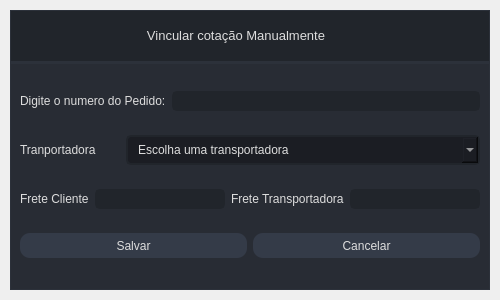
<?xml version="1.0" encoding="UTF-8"?>
<ui version="4.0">
 <author>Wanderson M. Pimenta</author>
 <class>Ui_VinculaPedidoManual</class>
 <widget class="QMainWindow" name="Ui_VinculaPedidoManual">
  <property name="geometry">
   <rect>
    <x>0</x>
    <y>0</y>
    <width>500</width>
    <height>300</height>
   </rect>
  </property>
  <property name="minimumSize">
   <size>
    <width>500</width>
    <height>300</height>
   </size>
  </property>
  <property name="maximumSize">
   <size>
    <width>500</width>
    <height>300</height>
   </size>
  </property>
  <property name="windowTitle">
   <string>MainWindow</string>
  </property>
  <widget class="QWidget" name="styleSheet">
   <property name="minimumSize">
    <size>
     <width>500</width>
     <height>250</height>
    </size>
   </property>
   <property name="maximumSize">
    <size>
     <width>500</width>
     <height>300</height>
    </size>
   </property>
   <property name="font">
    <font>
     <pointsize>10</pointsize>
     <italic>false</italic>
     <bold>false</bold>
    </font>
   </property>
   <property name="styleSheet">
    <string notr="true">/* /////////////////////////////////////////////////////////////////////////////////////////////////

SET APP STYLESHEET - FULL STYLES HERE
DARK THEME - DRACULA COLOR BASED

///////////////////////////////////////////////////////////////////////////////////////////////// */

QWidget{
	color: rgb(221, 221, 221);
	font: 10pt &quot;Segoe UI&quot;;
}

/* /////////////////////////////////////////////////////////////////////////////////////////////////
Tooltip */
QToolTip {
	color: #ffffff;
	background-color: rgba(33, 37, 43, 180);
	border: 1px solid rgb(44, 49, 58);
	background-image: none;
	background-position: left center;
    background-repeat: no-repeat;
	border: none;
	border-left: 2px solid rgb(255, 121, 198);
	text-align: left;
	padding-left: 8px;
	margin: 0px;
}

/* /////////////////////////////////////////////////////////////////////////////////////////////////
Bg App */
#bgApp {	
	background-color: rgb(40, 44, 52);
	border: 1px solid rgb(44, 49, 58);
}

/* /////////////////////////////////////////////////////////////////////////////////////////////////
Left Menu */
#leftMenuBg {	
	background-color: rgb(33, 37, 43);
}
#topLogo {
	background-color: rgb(33, 37, 43);
	background-image: url(:/images/images/images/PyDracula.png);
	background-position: centered;
	background-repeat: no-repeat;
}
#titleLeftApp { font: 63 12pt &quot;Segoe UI Semibold&quot;; }
#titleLeftDescription { font: 8pt &quot;Segoe UI&quot;; color: rgb(189, 147, 249); }

/* MENUS */
#topMenu .QPushButton {	
	background-position: left center;
    background-repeat: no-repeat;
	border: none;
	border-left: 22px solid transparent;
	background-color: transparent;
	text-align: left;
	padding-left: 44px;
}
#topMenu .QPushButton:hover {
	background-color: rgb(40, 44, 52);
}
#topMenu .QPushButton:pressed {	
	background-color: rgb(189, 147, 249);
	color: rgb(255, 255, 255);
}
#bottomMenu .QPushButton {	
	background-position: left center;
    background-repeat: no-repeat;
	border: none;
	border-left: 20px solid transparent;
	background-color:transparent;
	text-align: left;
	padding-left: 44px;
}
#bottomMenu .QPushButton:hover {
	background-color: rgb(40, 44, 52);
}
#bottomMenu .QPushButton:pressed {	
	background-color: rgb(189, 147, 249);
	color: rgb(255, 255, 255);
}
#leftMenuFrame{
	border-top: 3px solid rgb(44, 49, 58);
}

/* Toggle Button */
#toggleButton {
	background-position: left center;
    background-repeat: no-repeat;
	border: none;
	border-left: 20px solid transparent;
	background-color: rgb(37, 41, 48);
	text-align: left;
	padding-left: 44px;
	color: rgb(113, 126, 149);
}
#toggleButton:hover {
	background-color: rgb(40, 44, 52);
}
#toggleButton:pressed {
	background-color: rgb(189, 147, 249);
}

/* Title Menu */
#titleRightInfo { padding-left: 10px; }


/* /////////////////////////////////////////////////////////////////////////////////////////////////
Extra Tab */
#extraLeftBox {	
	background-color: rgb(44, 49, 58);
}
#extraTopBg{	
	background-color: rgb(189, 147, 249)
}

/* Icon */
#extraIcon {
	background-position: center;
	background-repeat: no-repeat;
	background-image: url(:/icons/images/icons/icon_settings.png);
}

/* Label */
#extraLabel { color: rgb(255, 255, 255); }

/* Btn Close */
#extraCloseColumnBtn { background-color: rgba(255, 255, 255, 0); border: none;  border-radius: 5px; }
#extraCloseColumnBtn:hover { background-color: rgb(196, 161, 249); border-style: solid; border-radius: 4px; }
#extraCloseColumnBtn:pressed { background-color: rgb(180, 141, 238); border-style: solid; border-radius: 4px; }

/* Extra Content */
#extraContent{
	border-top: 3px solid rgb(40, 44, 52);
}

/* Extra Top Menus */
#extraTopMenu .QPushButton {
background-position: left center;
    background-repeat: no-repeat;
	border: none;
	border-left: 22px solid transparent;
	background-color:transparent;
	text-align: left;
	padding-left: 44px;
}
#extraTopMenu .QPushButton:hover {
	background-color: rgb(40, 44, 52);
}
#extraTopMenu .QPushButton:pressed {	
	background-color: rgb(189, 147, 249);
	color: rgb(255, 255, 255);
}

/* /////////////////////////////////////////////////////////////////////////////////////////////////
Content App */
#contentTopBg{	
	background-color: rgb(33, 37, 43);
}
#contentBottom{
	border-top: 3px solid rgb(44, 49, 58);
}

/* Top Buttons */
#rightButtons .QPushButton { background-color: rgba(255, 255, 255, 0); border: none;  border-radius: 5px; }
#rightButtons .QPushButton:hover { background-color: rgb(44, 49, 57); border-style: solid; border-radius: 4px; }
#rightButtons .QPushButton:pressed { background-color: rgb(23, 26, 30); border-style: solid; border-radius: 4px; }

/* Theme Settings */
#extraRightBox { background-color: rgb(44, 49, 58); }
#themeSettingsTopDetail { background-color: rgb(189, 147, 249); }

/* Bottom Bar */
#bottomBar { background-color: rgb(44, 49, 58); }
#bottomBar QLabel { font-size: 11px; color: rgb(113, 126, 149); padding-left: 10px; padding-right: 10px; padding-bottom: 2px; }

/* CONTENT SETTINGS */
/* MENUS */
#contentSettings .QPushButton {	
	background-position: left center;
    background-repeat: no-repeat;
	border: none;
	border-left: 22px solid transparent;
	background-color:transparent;
	text-align: left;
	padding-left: 44px;
}
#contentSettings .QPushButton:hover {
	background-color: rgb(40, 44, 52);
}
#contentSettings .QPushButton:pressed {	
	background-color: rgb(189, 147, 249);
	color: rgb(255, 255, 255);
}

/* /////////////////////////////////////////////////////////////////////////////////////////////////
QTableWidget */
QTableWidget {	
	background-color: transparent;
	padding: 10px;
	border-radius: 5px;
	gridline-color: rgb(44, 49, 58);
	border-bottom: 1px solid rgb(44, 49, 60);
}
QTableWidget::item{
	border-color: rgb(44, 49, 60);
	padding-left: 5px;
	padding-right: 5px;
	gridline-color: rgb(44, 49, 60);
}
QTableWidget::item:selected{
	background-color: rgb(189, 147, 249);
}
QHeaderView::section{
	background-color: rgb(33, 37, 43);
	max-width: 30px;
	border: 1px solid rgb(44, 49, 58);
	border-style: none;
    border-bottom: 1px solid rgb(44, 49, 60);
    border-right: 1px solid rgb(44, 49, 60);
}
QTableWidget::horizontalHeader {	
	background-color: rgb(33, 37, 43);
}
QHeaderView::section:horizontal
{
    border: 1px solid rgb(33, 37, 43);
	background-color: rgb(33, 37, 43);
	padding: 3px;
	border-top-left-radius: 7px;
    border-top-right-radius: 7px;
}
QHeaderView::section:vertical
{
    border: 1px solid rgb(44, 49, 60);
}

/* /////////////////////////////////////////////////////////////////////////////////////////////////
LineEdit */
QLineEdit {
	background-color: rgb(33, 37, 43);
	border-radius: 5px;
	border: 2px solid rgb(33, 37, 43);
	padding-left: 10px;
	selection-color: rgb(255, 255, 255);
	selection-background-color: rgb(255, 121, 198);
}
QLineEdit:hover {
	border: 2px solid rgb(64, 71, 88);
}
QLineEdit:focus {
	border: 2px solid rgb(91, 101, 124);
}

/* /////////////////////////////////////////////////////////////////////////////////////////////////
PlainTextEdit */
QPlainTextEdit {
	background-color: rgb(27, 29, 35);
	border-radius: 5px;
	padding: 10px;
	selection-color: rgb(255, 255, 255);
	selection-background-color: rgb(255, 121, 198);
}
QPlainTextEdit  QScrollBar:vertical {
    width: 8px;
 }
QPlainTextEdit  QScrollBar:horizontal {
    height: 8px;
 }
QPlainTextEdit:hover {
	border: 2px solid rgb(64, 71, 88);
}
QPlainTextEdit:focus {
	border: 2px solid rgb(91, 101, 124);
}

/* /////////////////////////////////////////////////////////////////////////////////////////////////
ScrollBars */
QScrollBar:horizontal {
    border: none;
    background: rgb(52, 59, 72);
    height: 8px;
    margin: 0px 21px 0 21px;
	border-radius: 0px;
}
QScrollBar::handle:horizontal {
    background: rgb(189, 147, 249);
    min-width: 25px;
	border-radius: 4px
}
QScrollBar::add-line:horizontal {
    border: none;
    background: rgb(55, 63, 77);
    width: 20px;
	border-top-right-radius: 4px;
    border-bottom-right-radius: 4px;
    subcontrol-position: right;
    subcontrol-origin: margin;
}
QScrollBar::sub-line:horizontal {
    border: none;
    background: rgb(55, 63, 77);
    width: 20px;
	border-top-left-radius: 4px;
    border-bottom-left-radius: 4px;
    subcontrol-position: left;
    subcontrol-origin: margin;
}
QScrollBar::up-arrow:horizontal, QScrollBar::down-arrow:horizontal
{
     background: none;
}
QScrollBar::add-page:horizontal, QScrollBar::sub-page:horizontal
{
     background: none;
}
 QScrollBar:vertical {
	border: none;
    background: rgb(52, 59, 72);
    width: 8px;
    margin: 21px 0 21px 0;
	border-radius: 0px;
 }
 QScrollBar::handle:vertical {	
	background: rgb(189, 147, 249);
    min-height: 25px;
	border-radius: 4px
 }
 QScrollBar::add-line:vertical {
     border: none;
    background: rgb(55, 63, 77);
     height: 20px;
	border-bottom-left-radius: 4px;
    border-bottom-right-radius: 4px;
     subcontrol-position: bottom;
     subcontrol-origin: margin;
 }
 QScrollBar::sub-line:vertical {
	border: none;
    background: rgb(55, 63, 77);
     height: 20px;
	border-top-left-radius: 4px;
    border-top-right-radius: 4px;
     subcontrol-position: top;
     subcontrol-origin: margin;
 }
 QScrollBar::up-arrow:vertical, QScrollBar::down-arrow:vertical {
     background: none;
 }

 QScrollBar::add-page:vertical, QScrollBar::sub-page:vertical {
     background: none;
 }

/* /////////////////////////////////////////////////////////////////////////////////////////////////
CheckBox */
QCheckBox::indicator {
    border: 3px solid rgb(52, 59, 72);
	width: 15px;
	height: 15px;
	border-radius: 10px;
    background: rgb(44, 49, 60);
}
QCheckBox::indicator:hover {
    border: 3px solid rgb(58, 66, 81);
}
QCheckBox::indicator:checked {
    background: 3px solid rgb(52, 59, 72);
	border: 3px solid rgb(52, 59, 72);	
	background-image: url(:/icons/images/icons/cil-check-alt.png);
}

/* /////////////////////////////////////////////////////////////////////////////////////////////////
RadioButton */
QRadioButton::indicator {
    border: 3px solid rgb(52, 59, 72);
	width: 15px;
	height: 15px;
	border-radius: 10px;
    background: rgb(44, 49, 60);
}
QRadioButton::indicator:hover {
    border: 3px solid rgb(58, 66, 81);
}
QRadioButton::indicator:checked {
    background: 3px solid rgb(94, 106, 130);
	border: 3px solid rgb(52, 59, 72);	
}

/* /////////////////////////////////////////////////////////////////////////////////////////////////
ComboBox */
QComboBox{
	background-color: rgb(27, 29, 35);
	border-radius: 5px;
	border: 2px solid rgb(33, 37, 43);
	padding: 5px;
	padding-left: 10px;
}
QComboBox:hover{
	border: 2px solid rgb(64, 71, 88);
}
QComboBox::drop-down {
	subcontrol-origin: padding;
	subcontrol-position: top right;
	width: 25px; 
	border-left-width: 3px;
	border-left-color: rgba(39, 44, 54, 150);
	border-left-style: solid;
	border-top-right-radius: 3px;
	border-bottom-right-radius: 3px;	
	background-image: url(:/icons/images/icons/cil-arrow-bottom.png);
	background-position: center;
	background-repeat: no-reperat;
 }
QComboBox QAbstractItemView {
	color: rgb(255, 121, 198);	
	background-color: rgb(33, 37, 43);
	padding: 10px;
	selection-background-color: rgb(39, 44, 54);
}

/* /////////////////////////////////////////////////////////////////////////////////////////////////
Sliders */
QSlider::groove:horizontal {
    border-radius: 5px;
    height: 10px;
	margin: 0px;
	background-color: rgb(52, 59, 72);
}
QSlider::groove:horizontal:hover {
	background-color: rgb(55, 62, 76);
}
QSlider::handle:horizontal {
    background-color: rgb(189, 147, 249);
    border: none;
    height: 10px;
    width: 10px;
    margin: 0px;
	border-radius: 5px;
}
QSlider::handle:horizontal:hover {
    background-color: rgb(195, 155, 255);
}
QSlider::handle:horizontal:pressed {
    background-color: rgb(255, 121, 198);
}

QSlider::groove:vertical {
    border-radius: 5px;
    width: 10px;
    margin: 0px;
	background-color: rgb(52, 59, 72);
}
QSlider::groove:vertical:hover {
	background-color: rgb(55, 62, 76);
}
QSlider::handle:vertical {
    background-color: rgb(189, 147, 249);
	border: none;
    height: 10px;
    width: 10px;
    margin: 0px;
	border-radius: 5px;
}
QSlider::handle:vertical:hover {
    background-color: rgb(195, 155, 255);
}
QSlider::handle:vertical:pressed {
    background-color: rgb(255, 121, 198);
}

/* /////////////////////////////////////////////////////////////////////////////////////////////////
CommandLinkButton */
QCommandLinkButton {	
	color: rgb(255, 121, 198);
	border-radius: 5px;
	padding: 5px;
	color: rgb(255, 170, 255);
}
QCommandLinkButton:hover {	
	color: rgb(255, 170, 255);
	background-color: rgb(44, 49, 60);
}
QCommandLinkButton:pressed {	
	color: rgb(189, 147, 249);
	background-color: rgb(52, 58, 71);
}

/* /////////////////////////////////////////////////////////////////////////////////////////////////
Button */
#pagesContainer QPushButton {
	border: 2px solid rgb(52, 59, 72);
	border-radius: 5px;	
	background-color: rgb(52, 59, 72);
}
#pagesContainer QPushButton:hover {
	background-color: rgb(57, 65, 80);
	border: 2px solid rgb(61, 70, 86);
}
#pagesContainer QPushButton:pressed {	
	background-color: rgb(35, 40, 49);
	border: 2px solid rgb(43, 50, 61);
}

</string>
   </property>
   <layout class="QVBoxLayout" name="appMargins">
    <property name="spacing">
     <number>0</number>
    </property>
    <property name="leftMargin">
     <number>10</number>
    </property>
    <property name="topMargin">
     <number>10</number>
    </property>
    <property name="rightMargin">
     <number>10</number>
    </property>
    <property name="bottomMargin">
     <number>10</number>
    </property>
    <item>
     <widget class="QFrame" name="bgApp">
      <property name="styleSheet">
       <string notr="true"/>
      </property>
      <property name="frameShape">
       <enum>QFrame::NoFrame</enum>
      </property>
      <property name="frameShadow">
       <enum>QFrame::Raised</enum>
      </property>
      <layout class="QHBoxLayout" name="appLayout">
       <property name="spacing">
        <number>0</number>
       </property>
       <property name="leftMargin">
        <number>0</number>
       </property>
       <property name="topMargin">
        <number>0</number>
       </property>
       <property name="rightMargin">
        <number>0</number>
       </property>
       <property name="bottomMargin">
        <number>0</number>
       </property>
       <item>
        <widget class="QFrame" name="contentBox">
         <property name="frameShape">
          <enum>QFrame::NoFrame</enum>
         </property>
         <property name="frameShadow">
          <enum>QFrame::Raised</enum>
         </property>
         <layout class="QVBoxLayout" name="verticalLayout_2">
          <property name="spacing">
           <number>0</number>
          </property>
          <property name="leftMargin">
           <number>0</number>
          </property>
          <property name="topMargin">
           <number>0</number>
          </property>
          <property name="rightMargin">
           <number>0</number>
          </property>
          <property name="bottomMargin">
           <number>0</number>
          </property>
          <item>
           <widget class="QFrame" name="contentTopBg">
            <property name="minimumSize">
             <size>
              <width>0</width>
              <height>50</height>
             </size>
            </property>
            <property name="maximumSize">
             <size>
              <width>16777215</width>
              <height>50</height>
             </size>
            </property>
            <property name="frameShape">
             <enum>QFrame::NoFrame</enum>
            </property>
            <property name="frameShadow">
             <enum>QFrame::Raised</enum>
            </property>
            <layout class="QHBoxLayout" name="horizontalLayout">
             <property name="spacing">
              <number>0</number>
             </property>
             <property name="leftMargin">
              <number>0</number>
             </property>
             <property name="topMargin">
              <number>0</number>
             </property>
             <property name="rightMargin">
              <number>10</number>
             </property>
             <property name="bottomMargin">
              <number>0</number>
             </property>
             <item>
              <widget class="QFrame" name="leftBox">
               <property name="sizePolicy">
                <sizepolicy hsizetype="Expanding" vsizetype="Preferred">
                 <horstretch>0</horstretch>
                 <verstretch>0</verstretch>
                </sizepolicy>
               </property>
               <property name="frameShape">
                <enum>QFrame::NoFrame</enum>
               </property>
               <property name="frameShadow">
                <enum>QFrame::Raised</enum>
               </property>
               <layout class="QHBoxLayout" name="horizontalLayout_3">
                <property name="spacing">
                 <number>0</number>
                </property>
                <property name="leftMargin">
                 <number>0</number>
                </property>
                <property name="topMargin">
                 <number>0</number>
                </property>
                <property name="rightMargin">
                 <number>0</number>
                </property>
                <property name="bottomMargin">
                 <number>0</number>
                </property>
                <item>
                 <widget class="QLabel" name="titleRightInfo">
                  <property name="sizePolicy">
                   <sizepolicy hsizetype="Preferred" vsizetype="Expanding">
                    <horstretch>0</horstretch>
                    <verstretch>0</verstretch>
                   </sizepolicy>
                  </property>
                  <property name="maximumSize">
                   <size>
                    <width>16777215</width>
                    <height>45</height>
                   </size>
                  </property>
                  <property name="font">
                   <font>
                    <pointsize>10</pointsize>
                    <italic>false</italic>
                    <bold>false</bold>
                   </font>
                  </property>
                  <property name="text">
                   <string>Vincular cotação Manualmente</string>
                  </property>
                  <property name="alignment">
                   <set>Qt::AlignCenter</set>
                  </property>
                 </widget>
                </item>
               </layout>
              </widget>
             </item>
             <item alignment="Qt::AlignRight">
              <widget class="QFrame" name="rightButtons">
               <property name="minimumSize">
                <size>
                 <width>0</width>
                 <height>28</height>
                </size>
               </property>
               <property name="frameShape">
                <enum>QFrame::NoFrame</enum>
               </property>
               <property name="frameShadow">
                <enum>QFrame::Raised</enum>
               </property>
               <layout class="QHBoxLayout" name="horizontalLayout_2">
                <property name="spacing">
                 <number>5</number>
                </property>
                <property name="leftMargin">
                 <number>0</number>
                </property>
                <property name="topMargin">
                 <number>0</number>
                </property>
                <property name="rightMargin">
                 <number>0</number>
                </property>
                <property name="bottomMargin">
                 <number>0</number>
                </property>
                <item>
                 <widget class="QPushButton" name="closeAppBtn">
                  <property name="minimumSize">
                   <size>
                    <width>28</width>
                    <height>28</height>
                   </size>
                  </property>
                  <property name="maximumSize">
                   <size>
                    <width>28</width>
                    <height>28</height>
                   </size>
                  </property>
                  <property name="cursor">
                   <cursorShape>PointingHandCursor</cursorShape>
                  </property>
                  <property name="toolTip">
                   <string>Close</string>
                  </property>
                  <property name="text">
                   <string/>
                  </property>
                  <property name="icon">
                   <iconset>
                    <normaloff>:/icons/images/icons/icon_close.png</normaloff>:/icons/images/icons/icon_close.png</iconset>
                  </property>
                  <property name="iconSize">
                   <size>
                    <width>20</width>
                    <height>20</height>
                   </size>
                  </property>
                 </widget>
                </item>
               </layout>
              </widget>
             </item>
            </layout>
           </widget>
          </item>
          <item>
           <widget class="QFrame" name="contentBottom">
            <property name="frameShape">
             <enum>QFrame::NoFrame</enum>
            </property>
            <property name="frameShadow">
             <enum>QFrame::Raised</enum>
            </property>
            <layout class="QVBoxLayout" name="verticalLayout_6">
             <property name="spacing">
              <number>0</number>
             </property>
             <property name="leftMargin">
              <number>0</number>
             </property>
             <property name="topMargin">
              <number>0</number>
             </property>
             <property name="rightMargin">
              <number>0</number>
             </property>
             <property name="bottomMargin">
              <number>0</number>
             </property>
             <item>
              <widget class="QFrame" name="verticalFrame">
               <property name="minimumSize">
                <size>
                 <width>0</width>
                 <height>130</height>
                </size>
               </property>
               <layout class="QVBoxLayout" name="verticalLayout">
                <item>
                 <layout class="QHBoxLayout" name="horizontalLayout_7">
                  <item>
                   <widget class="QLabel" name="label">
                    <property name="text">
                     <string>Digite o numero do Pedido:</string>
                    </property>
                   </widget>
                  </item>
                  <item>
                   <widget class="QLineEdit" name="lineEdit"/>
                  </item>
                 </layout>
                </item>
                <item>
                 <layout class="QHBoxLayout" name="horizontalLayout_5">
                  <item>
                   <widget class="QLabel" name="label_2">
                    <property name="maximumSize">
                     <size>
                      <width>100</width>
                      <height>16777215</height>
                     </size>
                    </property>
                    <property name="text">
                     <string>Tranportadora</string>
                    </property>
                   </widget>
                  </item>
                  <item>
                   <widget class="QComboBox" name="comboBox">
                    <item>
                     <property name="text">
                      <string>Escolha uma transportadora</string>
                     </property>
                    </item>
                    <item>
                     <property name="text">
                      <string>RODONAVES</string>
                     </property>
                    </item>
                    <item>
                     <property name="text">
                      <string>DIRECIONAL</string>
                     </property>
                    </item>
                    <item>
                     <property name="text">
                      <string>MID</string>
                     </property>
                    </item>
                    <item>
                     <property name="text">
                      <string>TRANSREIS</string>
                     </property>
                    </item>
                    <item>
                     <property name="text">
                      <string>ALLIEX</string>
                     </property>
                    </item>
                    <item>
                     <property name="text">
                      <string>SAO MIGUEL</string>
                     </property>
                    </item>
                   </widget>
                  </item>
                 </layout>
                </item>
                <item>
                 <layout class="QHBoxLayout" name="horizontalLayout_6">
                  <item>
                   <widget class="QLabel" name="label_4">
                    <property name="text">
                     <string>Frete Cliente</string>
                    </property>
                   </widget>
                  </item>
                  <item>
                   <widget class="QLineEdit" name="lineEdit_3">
                    <property name="enabled">
                     <bool>true</bool>
                    </property>
                   </widget>
                  </item>
                  <item>
                   <widget class="QLabel" name="label_3">
                    <property name="text">
                     <string>Frete Transportadora</string>
                    </property>
                   </widget>
                  </item>
                  <item>
                   <widget class="QLineEdit" name="lineEdit_4">
                    <property name="enabled">
                     <bool>true</bool>
                    </property>
                   </widget>
                  </item>
                 </layout>
                </item>
                <item>
                 <layout class="QHBoxLayout" name="horizontalLayout_4">
                  <item>
                   <widget class="QPushButton" name="pushButton">
                    <property name="styleSheet">
                     <string notr="true">background-color: rgb(52, 59, 72);
border-radius: 10px;
height:25 px;</string>
                    </property>
                    <property name="text">
                     <string>Salvar</string>
                    </property>
                   </widget>
                  </item>
                  <item>
                   <widget class="QPushButton" name="pushButton_2">
                    <property name="styleSheet">
                     <string notr="true">background-color: rgb(52, 59, 72);
border-radius: 10px;
height:25 px;</string>
                    </property>
                    <property name="text">
                     <string>Cancelar</string>
                    </property>
                   </widget>
                  </item>
                 </layout>
                </item>
               </layout>
              </widget>
             </item>
            </layout>
           </widget>
          </item>
         </layout>
        </widget>
       </item>
      </layout>
     </widget>
    </item>
   </layout>
  </widget>
 </widget>
 <tabstops>
  <tabstop>lineEdit</tabstop>
  <tabstop>pushButton</tabstop>
  <tabstop>pushButton_2</tabstop>
  <tabstop>closeAppBtn</tabstop>
  <tabstop>lineEdit_3</tabstop>
  <tabstop>lineEdit_4</tabstop>
 </tabstops>
 <resources>
  <include location="resources.qrc"/>
 </resources>
 <connections/>
</ui>
